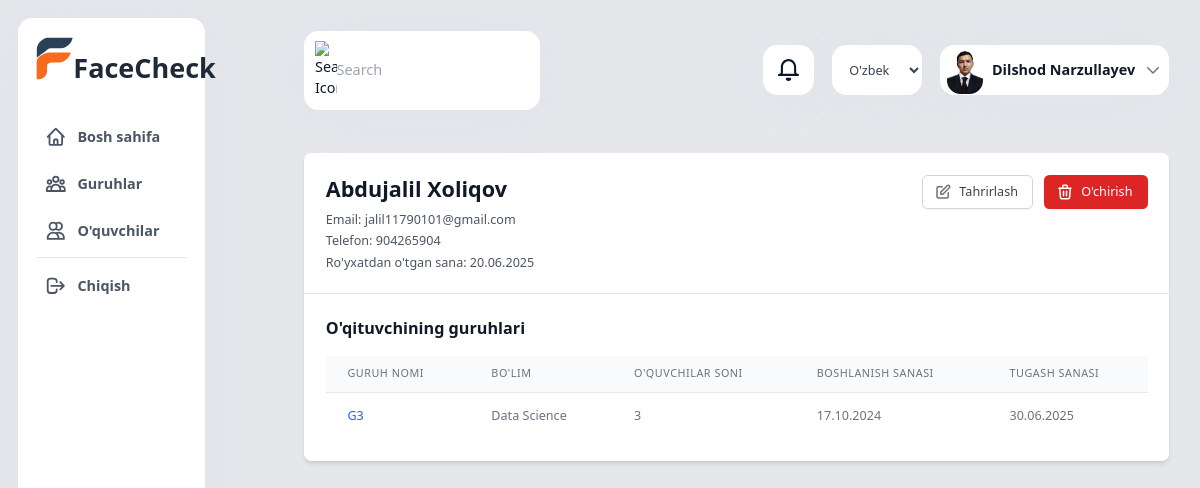
The app's page /uz/teachers/2/ (signed in) with its own data.
### app/models.py (models this page shows, shortened)
class CustomUser(AbstractUser):
    USER_TYPE_CHOICES = (
        ('super_admin', 'Super Admin'),
        ('management', 'Rahbariyat'),
        ('teacher', 'O\'qituvchi'),
        ('student', 'O\'quvchi'),
        ('parent', 'Ota-ona'),
    )
    user_type = models.CharField(max_length=20, choices=USER_TYPE_CHOICES)
    phone_number = models.CharField(max_length=15, blank=True)
    profile_image = models.ImageField(upload_to='profile_pictures/', null=False, blank=False)
    face_encoding = models.BinaryField(null=True, blank=True)
    class Meta:
        verbose_name = _('Foydalanuvchi')
        verbose_name_plural = _('Foydalanuvchilar')

class Group(models.Model):
    name = models.CharField(_('Nomi'), max_length=100)
    department = models.ForeignKey(Department, on_delete=models.CASCADE, related_name='groups')
    teacher = models.ForeignKey(CustomUser, on_delete=models.SET_NULL, null=True, related_name='teaching_groups')
    start_date = models.DateField(_('Boshlanish sanasi'))
    end_date = models.DateField(_('Tugash sanasi'))
    active = models.BooleanField(_('Faol'), default=True)
    created_at = models.DateTimeField(auto_now_add=True)
    class Meta:
        verbose_name = _('Guruh')
        verbose_name_plural = _('Guruhlar')
        ordering = ['-created_at']

class Department(models.Model):
    name = models.CharField(_('Bo\'lim nomi'), max_length=100)
    description = models.TextField(_('Tavsif'), blank=True)
    created_at = models.DateTimeField(auto_now_add=True)
    class Meta:
        verbose_name = _('Bo\'lim')
        verbose_name_plural = _('Bo\'limlar')

### app/views.py (the view)
# urls.py: path('teachers/<int:pk>/', views.teacher_detail, name='teacher_detail'),
@login_required
def teacher_detail(request, pk):
    teacher = get_object_or_404(CustomUser.objects.filter(user_type='teacher'), pk=pk)
    groups = Group.objects.filter(teacher=teacher)
    return render(request, 'teachers/detail.html', {
        'teacher': teacher,
        'groups': groups
    })

### app/context_processors.py (called while the page is built)
def camera_status(request):
    context = {}
    if request.user.is_authenticated and (request.user.is_staff or request.user.is_superuser):
        context['active_camera_count'] = Camera.objects.filter(active=True).count()
    return context

### app/templates/teachers/detail.html
{% extends 'base.html' %}
{% load i18n %}
{% block content %}
<div class="container mx-auto p-6">
    <div class="bg-white shadow-md rounded-lg overflow-hidden">
        <div class="p-6 border-b border-gray-200">
            <div class="flex items-start justify-between">
                <div>
                    <h2 class="text-2xl font-bold text-gray-900">{{ teacher.get_full_name }}</h2>
                    <div class="mt-2 text-sm text-gray-600">
                        <p class="mb-1">
                            <span class="font-medium">{% trans "Email:" %}</span> {{ teacher.email }}
                        </p>
                        <p class="mb-1">
                            <span class="font-medium">{% trans "Telefon:" %}</span> {{ teacher.phone_number }}
                        </p>
                        <p>
                            <span class="font-medium">{% trans "Ro'yxatdan o'tgan sana:" %}</span> {{ teacher.date_joined|date:"d.m.Y" }}
                        </p>
                    </div>
                </div>
                <div class="flex space-x-3">
                    <a href="{% url 'app:teacher_edit' teacher.pk %}"
                        class="inline-flex items-center px-4 py-2 border border-gray-300 rounded-md shadow-sm text-sm font-medium text-gray-700 bg-white hover:bg-gray-50">
                        <svg class="-ml-1 mr-2 h-5 w-5 text-gray-500" fill="none" stroke="currentColor" viewBox="0 0 24 24">
                            <path stroke-linecap="round" stroke-linejoin="round" stroke-width="2" d="M11 5H6a2 2 0 00-2 2v11a2 2 0 002 2h11a2 2 0 002-2v-5m-1.414-9.414a2 2 0 112.828 2.828L11.828 15H9v-2.828l8.586-8.586z"/>
                        </svg>
                        {% trans "Tahrirlash" %}
                    </a>
                    <a href="{% url 'app:teacher_delete' teacher.pk %}"
                        class="inline-flex items-center px-4 py-2 border border-transparent rounded-md shadow-sm text-sm font-medium text-white bg-red-600 hover:bg-red-700">
                        <svg class="-ml-1 mr-2 h-5 w-5" fill="none" stroke="currentColor" viewBox="0 0 24 24">
                            <path stroke-linecap="round" stroke-linejoin="round" stroke-width="2" d="M19 7l-.867 12.142A2 2 0 0116.138 21H7.862a2 2 0 01-1.995-1.858L5 7m5 4v6m4-6v6m1-10V4a1 1 0 00-1-1h-4a1 1 0 00-1 1v3M4 7h16"/>
                        </svg>
                        {% trans "O'chirish" %}
                    </a>
                </div>
            </div>
        </div>
        <div class="p-6">
            <h3 class="text-lg font-semibold text-gray-900 mb-4">{% trans "O'qituvchining guruhlari" %}</h3>
            {% if groups %}
            <div class="overflow-x-auto">
                <table class="min-w-full divide-y divide-gray-200">
                    <thead class="bg-gray-50">
                        <tr>
                            <th class="px-6 py-3 text-left text-xs font-medium text-gray-500 uppercase tracking-wider">
                                {% trans "Guruh nomi" %}
                            </th>
                            <th class="px-6 py-3 text-left text-xs font-medium text-gray-500 uppercase tracking-wider">
                                {% trans "Bo'lim" %}
                            </th>
                            <th class="px-6 py-3 text-left text-xs font-medium text-gray-500 uppercase tracking-wider">
                                {% trans "O'quvchilar soni" %}
                            </th>
                            <th class="px-6 py-3 text-left text-xs font-medium text-gray-500 uppercase tracking-wider">
                                {% trans "Boshlanish sanasi" %}
                            </th>
                            <th class="px-6 py-3 text-left text-xs font-medium text-gray-500 uppercase tracking-wider">
                                {% trans "Tugash sanasi" %}
                            </th>
                        </tr>
                    </thead>
                    <tbody class="bg-white divide-y divide-gray-200">
                        {% for group in groups %}
                        <tr class="hover:bg-gray-50">
                            <td class="px-6 py-4 whitespace-nowrap text-sm font-medium text-gray-900">
                                <a href="{% url 'app:group_detail' group.pk %}" class="text-blue-600 hover:text-blue-900">
                                    {{ group.name }}
                                </a>
                            </td>
                            <td class="px-6 py-4 whitespace-nowrap text-sm text-gray-500">
                                {{ group.department.name }}
                            </td>
                            <td class="px-6 py-4 whitespace-nowrap text-sm text-gray-500">
                                {{ group.students.count }}
                            </td>
                            <td class="px-6 py-4 whitespace-nowrap text-sm text-gray-500">
                                {{ group.start_date|date:"d.m.Y" }}
                            </td>
                            <td class="px-6 py-4 whitespace-nowrap text-sm text-gray-500">
                                {{ group.end_date|date:"d.m.Y" }}
                            </td>
                        </tr>
                        {% endfor %}
                    </tbody>
                </table>
            </div>
            {% else %}
            <div class="text-center py-4 text-gray-500">
                {% trans "O'qituvchiga hech qanday guruh biriktirilmagan" %}
            </div>
            {% endif %}
        </div>
    </div>
</div>
{% endblock %}

### app/templates/details/header.html (shortened to what this page needs)
{% load static %}
{% load i18n %}
<div class="container w-full mx-auto p-6">
    <div class="flex justify-between items-center mb-7.5">
        <div class="search-bar flex items-center bg-white rounded-2xl p-3 w-[16.375rem] shadow-[0px_6px_58px_#c3cbd61a]">
            <img src="{% static 'assets/images/img_icn_general_search.svg' %}" alt="{% trans 'Search Icon' %}" width="24" height="24" class="mr-2.75" />
            <input type="text" placeholder="{% trans 'Search' %}" class="border-none outline-none text-base text-gray-600 w-full bg-transparent" />
        </div>
        <div class="user-actions flex items-center">
            <div class="notifications bg-white rounded-2xl w-14 h-14 flex justify-center items-center mr-5 shadow-[0px_6px_58px_#c3cbd61a] cursor-pointer">
                <img src="{% static 'assets/images/img_icn_general_notifications.svg' %}" alt="{% trans 'Notifications' %}" width="24" height="24" />
            </div>
            <div class="relative flex items-center">
                <form action="{% url 'set_language' %}" method="post" class="mr-5">
                    <select name="language" onchange="this.form.submit()" class="bg-white rounded-2xl h-14 w-[100px] text-sm text-gray-700 px-4 py-1 shadow-[0px_6px_58px_#c3cbd61a] focus:outline-none hover:bg-gray-50 cursor-pointer">
                        {% get_current_language as LANGUAGE_CODE %}
                        {% get_available_languages as LANGUAGES %}
                        {% for lang in LANGUAGES %}
                            <option value="{{ lang.0 }}" {% if lang.0 == LANGUAGE_CODE %}selected{% endif %}>
                                {{ lang.1 }}
                            </option>
                        {% endfor %}
                    </select>
                </form>
                <button type="button" onclick="toggleDropdown()" class="user-profile flex items-center bg-white h-14 rounded-2xl p-2 shadow-[0px_6px_58px_#c3cbd61a] hover:bg-gray-50">
                    {% if request.user.profile_image %}
                        <img src="{{ request.user.profile_image.url }}" alt="{% trans 'User Profile' %}" class="profile-pic w-[40px] rounded-[0.9375rem] mr-2.5" />
                    {% else %}
                        <span class="profile-pic w-[40px] h-[40px] rounded-[0.9375rem] mr-2.5 bg-gray-300 flex items-center justify-center text-xl text-gray-600">{{ request.user.get_full_name|make_list|first|upper }}</span>
                    {% endif %}
                    <span class="text-base font-bold text-gray-900 mr-2.5">{{ user.get_full_name }}</span>
                    <svg class="w-5 h-5 text-gray-500" fill="none" stroke="currentColor" viewBox="0 0 24 24">
                        <path stroke-linecap="round" stroke-linejoin="round" stroke-width="2" d="M19 9l-7 7-7-7" />
                    </svg>
                </button>
            </div>
        </div>
    </div>
</div>

### app/templates/base.html (style rules this page uses)
body { zoom: 0.9; -moz-transform: scale(0.9); -moz-transform-origin: 0 0; }

### records on screen
CustomUser: user.profile_image (picture), get_full_name "Dilshod Narzullayev"
CustomUser: get_full_name "Abdujalil Xoliqov", email "jalil11790101@gmail.com", phone_number "904265904", date_joined "20.06.2025"
Group: name "G3", department.name "Data Science", students.count "3", start_date "17.10.2024", end_date "30.06.2025"

### other values on screen
form field language "O'zbek tili"
